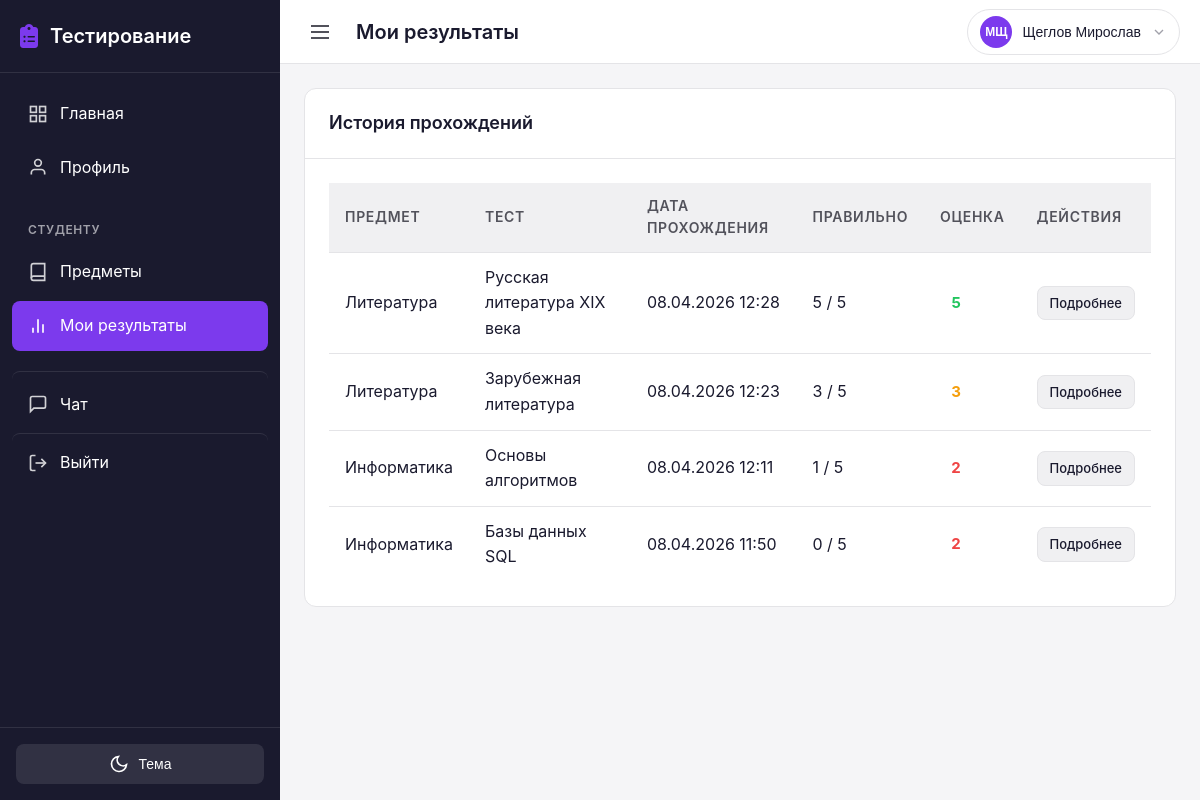
The page /student/results/ (signed in) on the database as committed earlier.
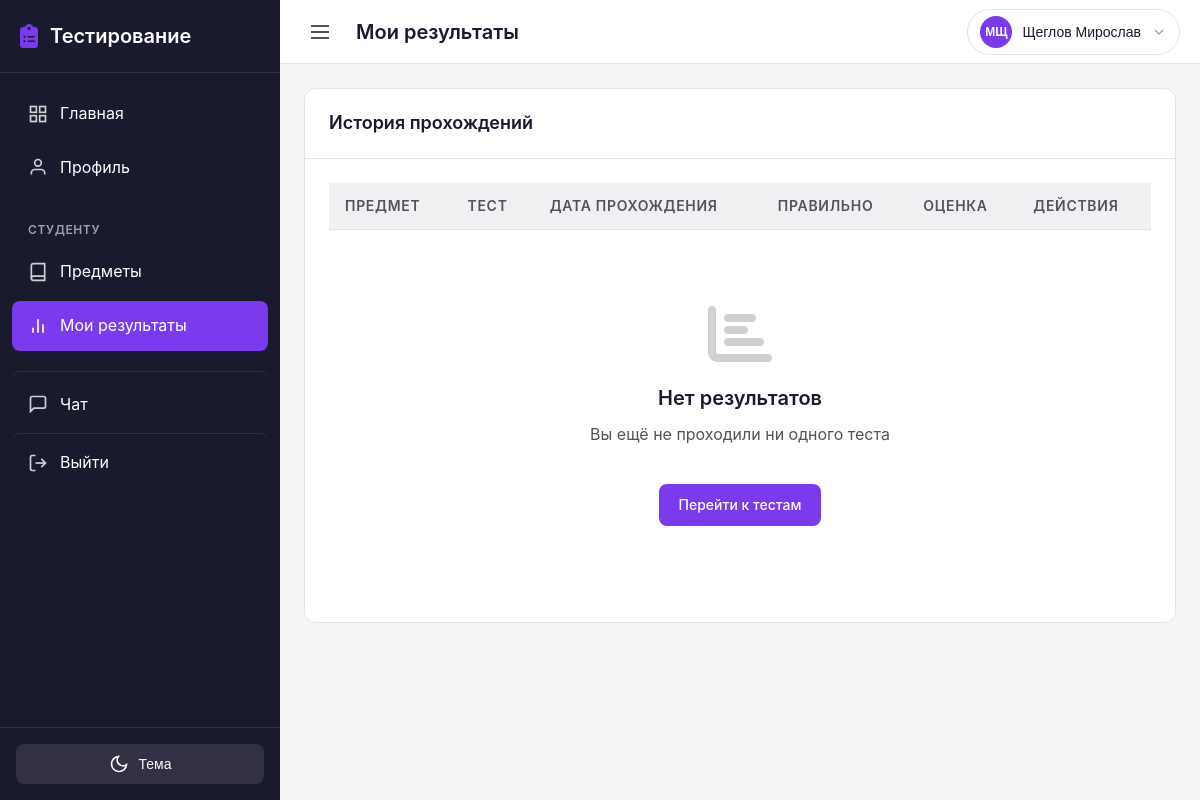
The same page on the database as committed later.
### results/models.py (models this page shows, shortened)
class Result(models.Model):
    GRADE_CHOICES = [
        (2, '2 (Неудовлетворительно)'),
        (3, '3 (Удовлетворительно)'),
        (4, '4 (Хорошо)'),
        (5, '5 (Отлично)'),
    ]
    test = models.ForeignKey(
        'tests.Test',
        on_delete=models.CASCADE,
        related_name='results',
        verbose_name='Тест'
    )
    student = models.ForeignKey(
        settings.AUTH_USER_MODEL,
        on_delete=models.CASCADE,
        related_name='test_results',
        limit_choices_to={'role': 'student'},
        verbose_name='Студент'
    )
    grade = models.PositiveSmallIntegerField(
        choices=GRADE_CHOICES,
        null=True,
        blank=True,
        verbose_name='Оценка',
        help_text='Оценка за тест (2-5) или пусто, если не проверено'
    )
    started_at = models.DateTimeField(
        auto_now_add=True,
        verbose_name='Время начала'
    )
    completed_at = models.DateTimeField(
        null=True,
        blank=True,
        verbose_name='Время завершения'
    )
    correct_answers_count = models.PositiveIntegerField(
        default=0,
        verbose_name='Количество верных ответов'
    )
    total_questions = models.PositiveIntegerField(
        default=0,
        verbose_name='Общее количество вопросов'
    )
    device_info = models.CharField(
        max_length=200,
        blank=True,
        verbose_name='Устройство',
        help_text='Информация об устройстве, с которого проходил тест'
    )
    tab_switches_count = models.PositiveIntegerField(
        default=0,
        verbose_name='Переключения вкладок',
        help_text='Количество раз, когда страница становилась неактивной'
    )
    class Meta:
        verbose_name = 'Результат'
        verbose_name_plural = 'Результаты'
        ordering = ['-completed_at', '-started_at']

### tests/models.py (models this page shows, shortened)
class Test(models.Model):
    subject = models.ForeignKey(
        'groups.Subject',
        on_delete=models.CASCADE,
        related_name='tests',
        verbose_name='Предмет'
    )
    title = models.CharField(
        max_length=200,
        verbose_name='Название теста'
    )
    description = models.TextField(
        blank=True,
        verbose_name='Описание'
    )
    time_limit = models.PositiveIntegerField(
        default=60,
        verbose_name='Время на прохождение (минут)',
        help_text='Время в минутах на прохождение теста'
    )
    is_published = models.BooleanField(
        default=False,
        verbose_name='Опубликован',
        help_text='Если отмечено, тест доступен студентам'
    )
    show_correct_answers = models.BooleanField(
        default=True,
        verbose_name='Показывать правильные ответы',
        help_text='Показывать ли правильные ответы после прохождения'
    )
    shuffle_questions = models.BooleanField(
        default=False,
        verbose_name='Перемешивать вопросы',
        help_text='Если отмечено, порядок вопросов и ответов будет случайным для каждого студента'
    )
    groups = models.ManyToManyField(
        'groups.Group',
        related_name='tests',
        verbose_name='Группы',
        help_text='Группы, которым доступен тест'
    )
    created_by = models.ForeignKey(
        settings.AUTH_USER_MODEL,
        on_delete=models.CASCADE,
        related_name='created_tests',
        limit_choices_to={'role': 'teacher'},
        verbose_name='Создал преподаватель'
    )
    created_at = models.DateTimeField(
        auto_now_add=True,
        verbose_name='Дата создания'
    )
    updated_at = models.DateTimeField(
        auto_now=True,
        verbose_name='Дата обновления'
    )
    class Meta:
        verbose_name = 'Тест'
        verbose_name_plural = 'Тесты'
        ordering = ['-created_at']

### groups/models.py (models this page shows, shortened)
class Subject(models.Model):
    name = models.CharField(
        max_length=200,
        verbose_name='Название предмета'
    )
    description = models.TextField(
        blank=True,
        verbose_name='Описание'
    )
    image = models.ImageField(
        upload_to='subject_images/',
        null=True,
        blank=True,
        verbose_name='Изображение предмета'
    )
    teachers = models.ManyToManyField(
        settings.AUTH_USER_MODEL,
        related_name='subjects',
        limit_choices_to={'role': 'teacher'},
        verbose_name='Преподаватели'
    )
    groups = models.ManyToManyField(
        Group,
        related_name='subjects',
        verbose_name='Группы'
    )
    created_at = models.DateTimeField(
        auto_now_add=True,
        verbose_name='Дата создания'
    )
    class Meta:
        verbose_name = 'Предмет'
        verbose_name_plural = 'Предметы'
        ordering = ['name']

### users/views.py (the view)
# urls.py: path('student/results/', views.student_results, name='student_results'),
@login_required
def student_results(request):
    from results.models import Result
    if not request.user.is_student:
        messages.error(request, 'У вас нет доступа к этой странице')
        return redirect('dashboard')
    results = Result.objects.filter(
        student=request.user
    ).select_related('test__subject').order_by('-completed_at')
    context = {'results': results}
    return render(request, 'users/student/results.html', context)

### chat/context_processors.py (called while the page is built)
def unread_messages_count(request):
    if request.user.is_authenticated:
        count = Message.objects.filter(receiver=request.user, is_read=False).count()
        return {'total_unread_messages': count}
    return {'total_unread_messages': 0}

### testingPlatform/ngrok_skip_warning.py (called while the page is built)
    def __call__(self, request):
        request.META['HTTP_NGROK_SKIP_BROWSER_WARNING'] = 'true'
        response = self.get_response(request)
        response['ngrok-skip-browser-warning'] = 'true'
        return response

### users/models.py (called while the page is built)
    @property
    def is_teacher(self):
        return self.role == UserRole.TEACHER

    @property
    def is_student(self):
        return self.role == UserRole.STUDENT

### templates/users/student/results.html (shortened to what this page needs)
{% extends 'base.html' %}
{% block topbar_title %}Мои результаты{% endblock %}
{% block content %}
<div class="results-container">
    <div class="card">
        <div class="card-header">
            <h2 class="card-title">История прохождений</h2>
        </div>
        <div class="card-body">
            <div class="table-container">
                <table class="table">
                    <thead>
                        <tr>
                            <th>Предмет</th>
                            <th>Тест</th>
                            <th>Дата прохождения</th>
                            <th>Правильно</th>
                            <th>Оценка</th>
                            <th>Действия</th>
                        </tr>
                    </thead>
                    <tbody>
                        {% for result in results %}
                        <tr>
                            <td>{{ result.test.subject.name }}</td>
                            <td>{{ result.test.title }}</td>
                            <td>
                                {% if result.completed_at %}
                                    {{ result.completed_at|date:"d.m.Y H:i" }}
                                {% else %}
                                    <span class="badge badge-draft">В процессе</span>
                                {% endif %}
                            </td>
                            <td>
                                {{ result.correct_answers_count }} / {{ result.total_questions }}
                            </td>
                            <td>
                                {% if result.grade %}
                                    <span class="grade-badge grade-{{ result.grade }}">
                                        {{ result.grade }}
                                    </span>
                                {% else %}
                                    —
                                {% endif %}
                            </td>
                            <td>
                                <a href="{% url 'test_result_detail' result.id %}"
                                   class="btn btn-secondary btn-sm">
                                    Подробнее
                                </a>
                            </td>
                        </tr>
                        {% empty %}
                        <tr>
                            <td colspan="6" class="text-center">
                                <div class="empty-state">
                                    <div class="empty-state-icon"><i class="fa-solid fa-chart-bar"></i></div>
                                    <h3 class="empty-state-title">Нет результатов</h3>
                                    <p class="empty-state-text">Вы ещё не проходили ни одного теста</p>
                                    <a href="{% url 'student_dashboard' %}" class="btn btn-primary mt-2">
                                        Перейти к тестам
                                    </a>
                                </div>
                            </td>
                        </tr>
                        {% endfor %}
                    </tbody>
                </table>
            </div>
        </div>
    </div>
</div>
{% endblock %}

Rows that differ between the two databases and show on the page:
removed Result: test.subject.name "Литература", test "Русская литература XIX века", completed_at "08.04.2026 12:28", correct_answers_count "5", total_questions "5", grade "5"
removed Result: test.subject.name "Литература", test "Зарубежная литература", completed_at "08.04.2026 12:23", correct_answers_count "3", total_questions "5", grade "3"
removed Result: test.subject.name "Информатика", test "Основы алгоритмов", completed_at "08.04.2026 12:11", correct_answers_count "1", total_questions "5", grade "2"
removed Result: test.subject.name "Информатика", test "Базы данных SQL", completed_at "08.04.2026 11:50", correct_answers_count "0", total_questions "5", grade "2"
Other text that changed with them:
text now shown: "Нет результатов Вы ещё не проходили ни одного теста Перейти к тестам"
